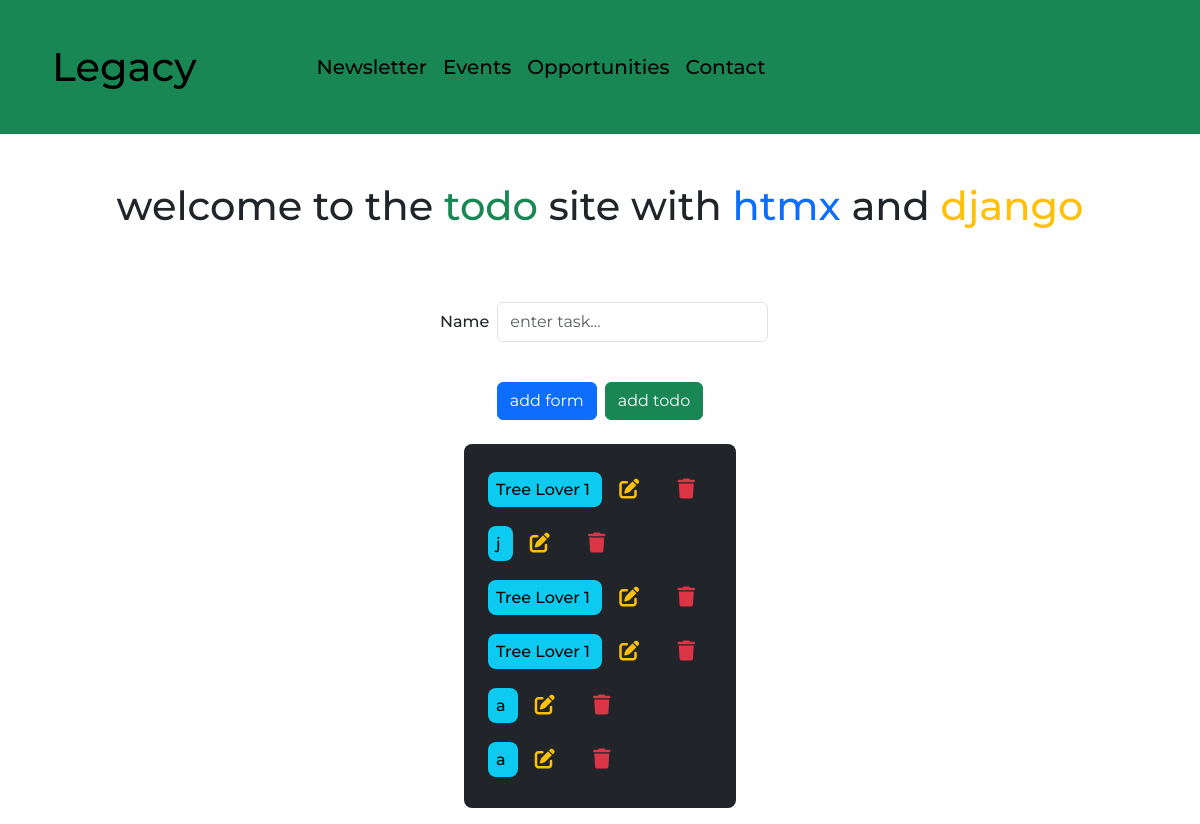
The page / on the database its author committed.
### todo_app/models.py (models this page shows, shortened)
class Task(models.Model):
    name = models.CharField(max_length=20)
    complete = models.BooleanField(default=False)
    created = models.DateTimeField(auto_now_add=True)

### todo_app/views.py (the view)
# urls.py: path('', views.index, name="index"),
def index(request):
    context = {
        'form': TaskForm(),
        'todos': Task.objects.all().order_by('-id'),
    }
    return render(request, 'index.html', context)

### todo_app/forms.py
class TaskForm(forms.ModelForm):
    class Meta:
        model = Task
        fields = ('name',)
        widgets = {
            'name': forms.TextInput(attrs={'class': 'form-control', 'placeholder': 'enter task...'}),
        }

### todo_app/templates/index.html (shortened to what this page needs)
{% extends 'base.html' %} {% block content %}
  <div class="mt-5 mb-5 text-center">
    <h1>
      welcome to the <span class="text-success">todo</span> site with <span class="text-primary">htmx</span> and
      <span class="text-warning">django</span>
    </h1>
  </div>
  <div class="d-flex justify-content-center mt-5 row mb-3">
    <div class="col-8 col-md-4 " id="add_todo_form">
      <div class="mb-3 m-4">{% include 'partials/add_todo_form.html' %}</div>
    </div>
  </div>
  <div class="m-4 d-flex justify-content-center">
    <button
      class="btn btn-primary me-2"
      type="submit"
      hx-get="{% url 'add_form' %}"
      hx-target="#add_todo_form"
      hx-swap="beforeend"
    >
      add form
    </button>
    <button
      id="add_all"
      type="submit"
      class="btn btn-success"
      hx-target="#todo_list"
      hx-swap="beforeend"
    > add todo
    </button>
  </div>
  <div>
    {% include 'partials/todo_list.html' %}
  </div>
{% endblock %}

### todo_app/templates/partials/added_todo.html
<li
  class="col-12 col-md-12 col-sm-12 m-2 list-unstyled"
  hx-target="this"
  hx-swap="outerHTML"
>
  <a class="text-decoration-none text-black bg-info rounded-3 p-2">
    {{ added_todo.name }}
  </a>
  <button class="btn m-1" hx-get="{% url 'edit_click' added_todo.id %}">
    <i class="fa-solid fa-pen-to-square fs-5 text-warning"></i>
  </button>
  <button
    class="btn m-1"
    hx-delete="{% url 'delete_todo' added_todo.id %}"
    hx-target="#todo_list"
    hx-confirm="are you sure?"
  >
    <i class="fa-solid fa-trash fs-5 text-danger"></i>
  </button>
</li>

### todo_app/templates/base.html (style rules this page uses)
body { font-family: "Montserrat", sans-serif; font-optical-sizing: auto; font-weight: 450; font-style:normal; word-spacing: 1%; background-color: white; }

### rows shown on the page
Task: name "Tree Lover 1"
Task: name "j"
Task: name "Tree Lover 1"
Task: name "Tree Lover 1"
Task: name "a"
Task: name "a"
